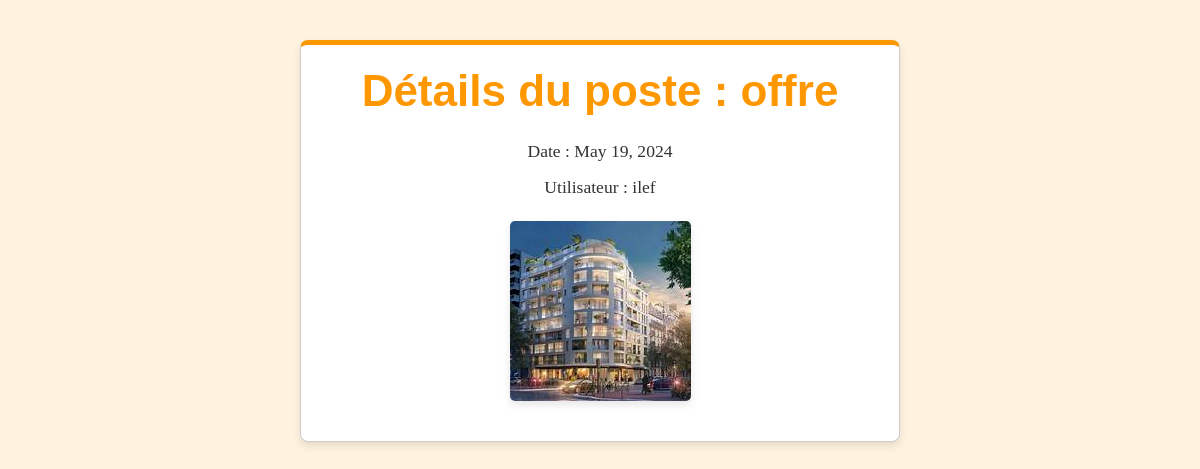
Page /Studenthelp/detail_post/35/ on the committed database.
### Studenthelp/models.py (models this page shows, shortened)
class Poste(models.Model):
    TYPE_CHOICES = [( 0,"offre"), ( 1,"demande")]
    image = models.ImageField(blank=True)
    type = models.IntegerField(choices=TYPE_CHOICES,default="0")
    date = models.DateField(null=True, default=date.today)
    user = models.ForeignKey('User', on_delete=models.CASCADE, null=True)
    def affichertype(self):
          return 'offre' if self.type == 0 else 'demande'

class User(models.Model):
    nom=models.CharField(max_length=100)
    prenom=models.CharField(max_length=100)
    telephone=models.CharField(max_length=100)
    email=models.EmailField(default='Non definie')
    password=models.CharField(max_length=100 ,default="Enter your password")
    class Meta:
        verbose_name = "Utilisateur"
        verbose_name_plural = "Utilisateurs"
    def __str__(self) :
        return str(self.nom)

### Studenthelp/views.py (the view)
# urls.py: path('detail_post/<int:pk>/', DetailPost.as_view(), name='detail_post'),
class DetailPost(DetailView):
    model = Poste
    template_name = 'detail_post.html'
    context_object_name = 'post'

### Studenthelp/templates/detail_post.html (shortened to what this page needs)
<!DOCTYPE html>
<html lang="en">
<head>
  <link
    rel="stylesheet"
    type="text/css"
    href="https://bootswatch.com/5/litera/bootstrap.min.css"
  />
</head>
<body>
  <div class="post-details">
    <h1>Détails du poste : {{ post.affichertype }}</h1>
    <p>Date : {{ post.date }}</p>
    <p>Utilisateur : {{ post.user }}</p>
    <img src="/media/{{ post.image }}" alt="Profile Pic" />
  </div>
</body>
</html>

### Studenthelp/templates/detail_post.html (style rules this page uses)
body { font-family: Arial, sans-serif; margin: 0; padding: 0; background-color: #fff3e0; }
.post-details { max-width: 600px; margin: 40px auto; padding: 20px; border: 1px solid #ccc; border-radius: 8px; background-color: white; box-shadow: 0 4px 8px rgba(0, 0, 0, 0.1); border-top: 5px solid #ff9800; text-align: center; }
h1 { color: #ff9800; margin-bottom: 20px; }
p { margin: 10px 0; color: #333; }
img { display: block; margin: 20px auto; max-width: 100%; height: auto; border-radius: 5px; box-shadow: 0 4px 8px rgba(0, 0, 0, 0.1); }

### rows in the picture
Poste: affichertype "offre", date "May 19, 2024", user "ilef", image (picture)
